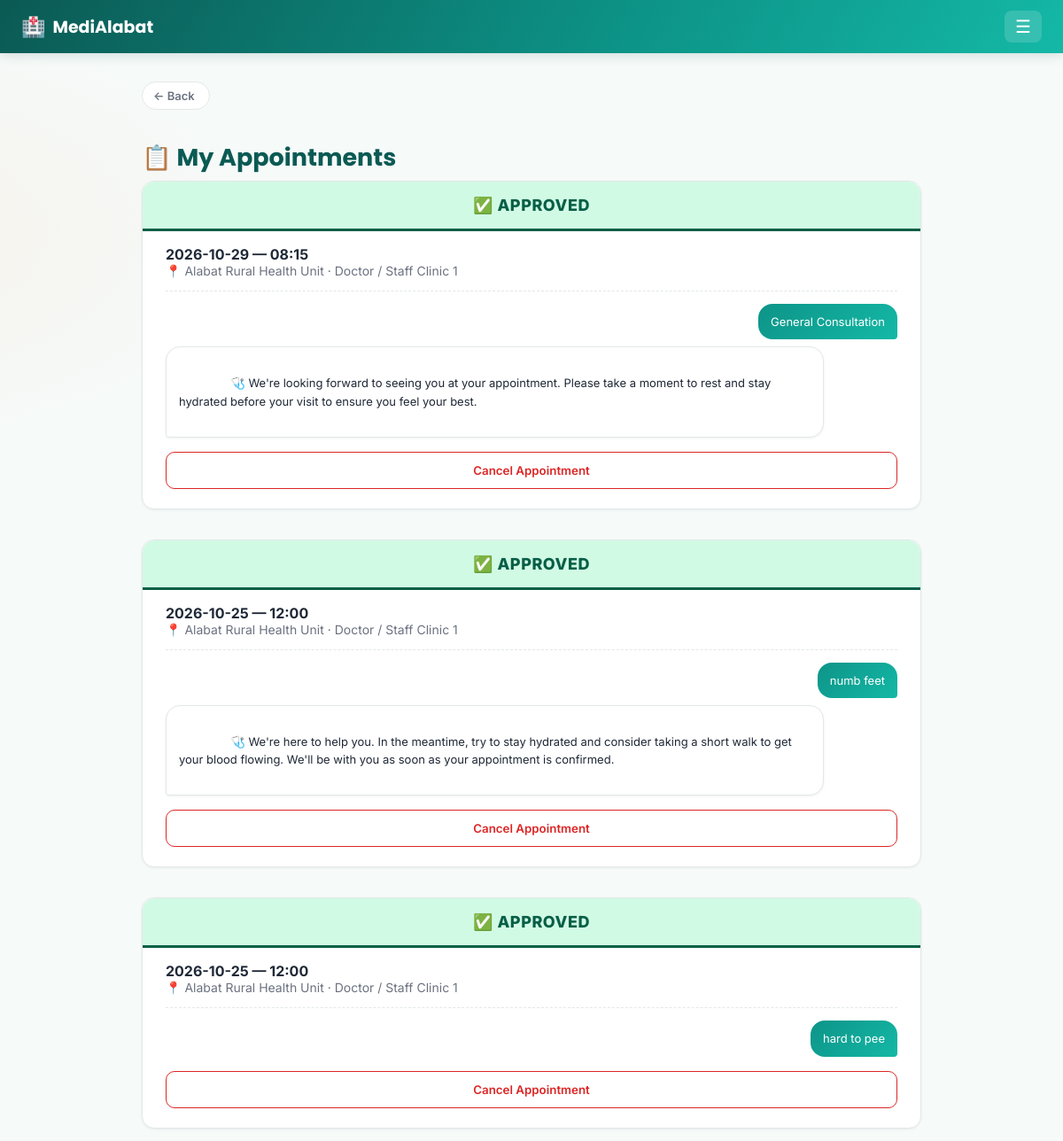
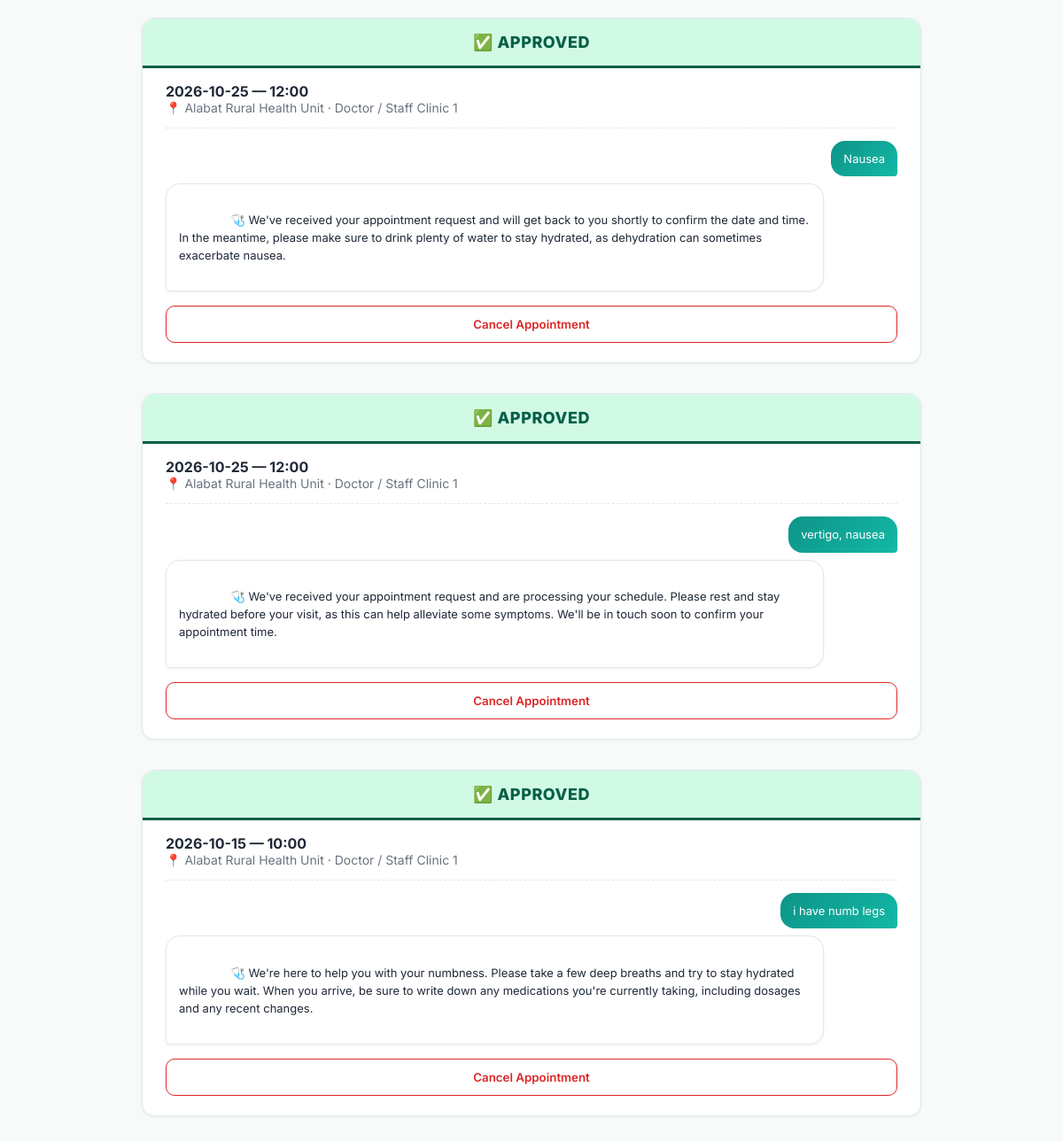
Screenshot of /appointments (signed in) with the database file from the repository (2 pictures, top to bottom).
### tables this page shows
CREATE TABLE appointments (
            id INTEGER PRIMARY KEY AUTOINCREMENT,
            patient_id INTEGER NOT NULL REFERENCES users(id) ON DELETE CASCADE,
            staff_id INTEGER NOT NULL REFERENCES users(id) ON DELETE CASCADE,
            clinic_id INTEGER NOT NULL REFERENCES clinics(id),
            appt_date TEXT NOT NULL,
            appt_time TEXT NOT NULL,
            reason TEXT,
            status TEXT NOT NULL DEFAULT 'Pending' CHECK(status IN ('Pending','Approved','Reschedule')),
            ai_note TEXT,
            created_at TEXT DEFAULT CURRENT_TIMESTAMP
        , decided_at TEXT, ai_chat_closed INTEGER NOT NULL DEFAULT 0, services TEXT);

CREATE TABLE clinics (
    id INTEGER PRIMARY KEY AUTOINCREMENT,
    name TEXT NOT NULL,
    address TEXT
);

CREATE TABLE users (
    id INTEGER PRIMARY KEY AUTOINCREMENT,
    role TEXT NOT NULL CHECK(role IN ('patient', 'staff')),
    full_name TEXT NOT NULL,
    email TEXT UNIQUE NOT NULL,
    password_hash TEXT NOT NULL,
    contact_number TEXT,
    created_at TEXT DEFAULT CURRENT_TIMESTAMP
, first_name TEXT, middle_name TEXT, last_name TEXT, status TEXT NOT NULL DEFAULT 'active', reviewed_by INTEGER, reviewed_at TEXT);

CREATE TABLE appointment_messages (
            id INTEGER PRIMARY KEY AUTOINCREMENT,
            appointment_id INTEGER NOT NULL
                REFERENCES appointments(id) ON DELETE CASCADE,
            role TEXT NOT NULL
                CHECK(role IN ('patient', 'ai')),
            content TEXT NOT NULL,
            created_at TEXT DEFAULT CURRENT_TIMESTAMP
        );

### app.py (the view)
@app.route("/appointments")
@login_required(role="patient")
def patient_appointments(user):
    conn = get_db()
    rows = conn.execute(
        "SELECT a.*, c.name AS clinic_name, u.full_name AS doctor_name FROM appointments a "
        "JOIN clinics c ON c.id = a.clinic_id "
        "JOIN users u ON u.id = a.staff_id "
        "WHERE a.patient_id = ? ORDER BY a.appt_date DESC, a.appt_time DESC",
        (user["id"],),
    ).fetchall()
    context = patient_health_context(conn, user["id"])
    appts = []
    for row in rows:
        appt = dict(row)
        messages = conn.execute(
            "SELECT role, content FROM appointment_messages WHERE appointment_id=? ORDER BY id ASC",
            (appt["id"],),
        ).fetchall()
        has_patient_msg = any(m["role"] == "patient" for m in messages)
        has_ai_msg = any(m["role"] == "ai" for m in messages)
        changed = False
        if appt["reason"] and not has_patient_msg:
            conn.execute(
                "INSERT INTO appointment_messages (appointment_id, role, content) VALUES (?, 'patient', ?)",
                (appt["id"], appt["reason"]),
            )
            changed = True
        if appt["reason"] and not has_ai_msg and not appt["ai_chat_closed"]:
            note = appt["ai_note"] or get_appointment_note(appt["reason"], patient_context=context, lang=current_lang())
            if note:
                conn.execute(
                    "INSERT INTO appointment_messages (appointment_id, role, content) VALUES (?, 'ai', ?)",
                    (appt["id"], note),
                )
                changed = True
        if changed:
            conn.commit()
            messages = conn.execute(
                "SELECT role, content FROM appointment_messages WHERE appointment_id=? ORDER BY id ASC",
                (appt["id"],),
            ).fetchall()
        appt["messages"] = messages
        appts.append(appt)
    conn.close()
    return render_template("patient/appointments.html", appointments=appts)

### app.py (called while the page is built)
def current_user():
    if "user_id" not in session:
        return None
    conn = get_db()
    user = conn.execute("SELECT * FROM users WHERE id = ?", (session["user_id"],)).fetchone()
    conn.close()
    return user

def current_lang():
    return session.get("lang", DEFAULT_LANG)

def patient_health_context(conn, user_id):
    profile = conn.execute(
        "SELECT existing_conditions, allergies, medications FROM patient_profiles WHERE user_id=?",
        (user_id,),
    ).fetchone()
    parts = []
    if profile:
        if profile["existing_conditions"]:
            parts.append(f"existing conditions: {profile['existing_conditions']}")
        if profile["allergies"]:
            parts.append(f"allergies: {profile['allergies']}")
        if profile["medications"]:
            parts.append(f"current medications: {profile['medications']}")
    return "; ".join(parts) if parts else None

@app.context_processor
def inject_globals():
    lang = current_lang()
    def fdate(d):
        """'October 8, 2026' / 'Oktubre 8, 2026' — month name follows the active language."""
        return f"{_t('month.' + str(d.month), lang=lang)} {d.day}, {d.year}"
    def fdatetime(value):
        """Format a stored 'YYYY-MM-DD HH:MM' string; returns '' for empty/unparseable values."""
        try:
            dt = datetime.strptime(value, "%Y-%m-%d %H:%M")
        except (TypeError, ValueError):
            return ""
        hour12 = dt.hour % 12 or 12
        return f"{fdate(dt.date())} · {hour12}:{dt.minute:02d} {'AM' if dt.hour < 12 else 'PM'}"
    return {
        "current_user": current_user(),
        "current_lang": lang,
        "t": lambda key, **kwargs: _t(key, lang=lang, **kwargs),
        "fdate": fdate,
        "fdatetime": fdatetime,
    }

def login_required(role=None):
    def decorator(view):
        @functools.wraps(view)
        def wrapped(*args, **kwargs):
            user = current_user()
            if user is None:
                return redirect(url_for("login"))
            if user["role"] == "staff" and user["status"] != "active":
                session.clear()                    # an unapproved / rejected staff account must never get in
                return redirect(url_for("login"))
            if role and user["role"] != role:
                abort(403)
            return view(user, *args, **kwargs)
        return wrapped
    return decorator

### health_ai.py (called while the page is built)
def _looks_health_related(text):
    return bool(_HEALTH_HINTS.search(text))

### templates/patient/appointments.html (shortened to what this page needs)
{% extends "base.html" %}
{% block content %}
<h1 class="fade-in">📋 {{ t('appts.title') }}</h1>
{% if appointments %}
<div class="appt-list">
    {% for a in appointments %}
    <div class="card fade-in appt-card" id="appt-{{ a.id }}">
        <div class="appt-status-bar appt-status-bar-{{ a.status|lower }}">
            {% if a.status == 'Approved' %}✅
            {% elif a.status == 'Reschedule' %}🔄
            {% else %}⏳{% endif %}
            {{ t('status.' ~ a.status|lower) }}
        </div>
        <div class="appt-row">
            <div>
                <div class="appt-date">{{ a.appt_date }} — {{ a.appt_time }}</div>
                <div class="appt-clinic">📍 {{ a.clinic_name }} · {{ a.doctor_name }}</div>
            </div>
        </div>
        {% if a.messages %}
        <div class="ai-thread ai-thread-compact">
            {% for m in a.messages %}
            <div class="ai-bubble {% if m.role == 'patient' %}ai-bubble-user{% else %}ai-bubble-ai{% endif %}">
                {% if m.role == 'ai' %}🩺 {% endif %}{{ m.content }}
            </div>
            {% endfor %}
        </div>
        {% endif %}
        <div class="button-row" style="margin-top: 16px;">
            <button type="button" class="btn-danger" style="width: 100%;" onclick="openCancelModal({{ a.id }})">
                {{ t('appts.cancel_appointment') }}
            </button>
        </div>
    </div>
    {% endfor %}
</div>
{% else %}
<div class="card empty-state fade-in">
    <div class="empty-icon">📭</div>
    <p>{{ t('appts.none_yet') }}</p>
    <a href="{{ url_for('new_appointment_clinic') }}" class="btn-primary">{{ t('dash.set_appointment') }}</a>
</div>
{% endif %}
{% endblock %}

### templates/base.html (shortened to what this page needs)
<!DOCTYPE html>
<html lang="{{ current_lang }}">
<head>
    <link rel="stylesheet" href="{{ url_for('static', filename='style.css') }}">
</head>
<body>
    {% if current_user %}
    <nav class="navbar">
        <div class="nav-inner">
            <a href="{{ url_for('patient_dashboard') if current_user.role == 'patient' else url_for('staff_dashboard') }}" class="brand">
                <span class="brand-icon">🏥</span><span>MediAlabat</span>
            </a>
            <button class="nav-toggle" id="navToggle" aria-label="Menu">☰</button>
        </div>
    </nav>
    {% endif %}
    <main class="container {% if not current_user %}auth-container{% endif %} {% block container_class %}{% endblock %}">
        {% if current_user and request.endpoint not in ['patient_dashboard', 'staff_dashboard'] %}
        <button type="button" class="back-btn fade-in" onclick="history.back()">← {{ t('nav.back') }}</button>
        {% endif %}
        {% set flashed = get_flashed_messages(with_categories=true) %}
        {% block content %}{% endblock %}
    </main>
</body>
</html>

### rows the page displays
appointments: status "APPROVED", appt_date "2026-10-29", appt_time "08:15", clinic_name "Alabat Rural Health Unit", doctor_name "Doctor / Staff Clinic 1", t "Cancel Appointment"
appointment_messages: content "General Consultation"
appointment_messages: content "We're looking forward to seeing you at your appointment. Please take a moment to rest and stay hydrated before your visit to ensure you feel your best."
appointments: status "APPROVED", appt_date "2026-10-25", appt_time "12:00", clinic_name "Alabat Rural Health Unit", doctor_name "Doctor / Staff Clinic 1", t "Cancel Appointment"
appointment_messages: content "numb feet"
appointment_messages: content "We're here to help you. In the meantime, try to stay hydrated and consider taking a short walk to get your blood flowing. We'll be with you as soon as your appointment is confirmed."
appointments: status "APPROVED", appt_date "2026-10-25", appt_time "12:00", clinic_name "Alabat Rural Health Unit", doctor_name "Doctor / Staff Clinic 1", t "Cancel Appointment"
appointment_messages: content "hard to pee"
appointments: status "APPROVED", appt_date "2026-10-25", appt_time "12:00", clinic_name "Alabat Rural Health Unit", doctor_name "Doctor / Staff Clinic 1", t "Cancel Appointment"
appointment_messages: content "Nausea"
appointment_messages: content "We've received your appointment request and will get back to you shortly to confirm the date and time. In the meantime, please make sure to drink plenty of water to stay hydrated, as dehydration can sometimes exacerbate nausea."
appointments: status "APPROVED", appt_date "2026-10-25", appt_time "12:00", clinic_name "Alabat Rural Health Unit", doctor_name "Doctor / Staff Clinic 1", t "Cancel Appointment"
appointment_messages: content "vertigo, nausea"
appointment_messages: content "We've received your appointment request and are processing your schedule. Please rest and stay hydrated before your visit, as this can help alleviate some symptoms. We'll be in touch soon to confirm your appointment time."
appointments: status "APPROVED", appt_date "2026-10-15", appt_time "10:00", clinic_name "Alabat Rural Health Unit", doctor_name "Doctor / Staff Clinic 1", t "Cancel Appointment"
appointment_messages: content "i have numb legs"
appointment_messages: content "We're here to help you with your numbness. Please take a few deep breaths and try to stay hydrated while you wait. When you arrive, be sure to write down any medications you're currently taking, including dosages and any recent changes."

### other values shown
{{ t('nav.back') }} "Back"
{{ t('appts.title') }} "My Appointments"
